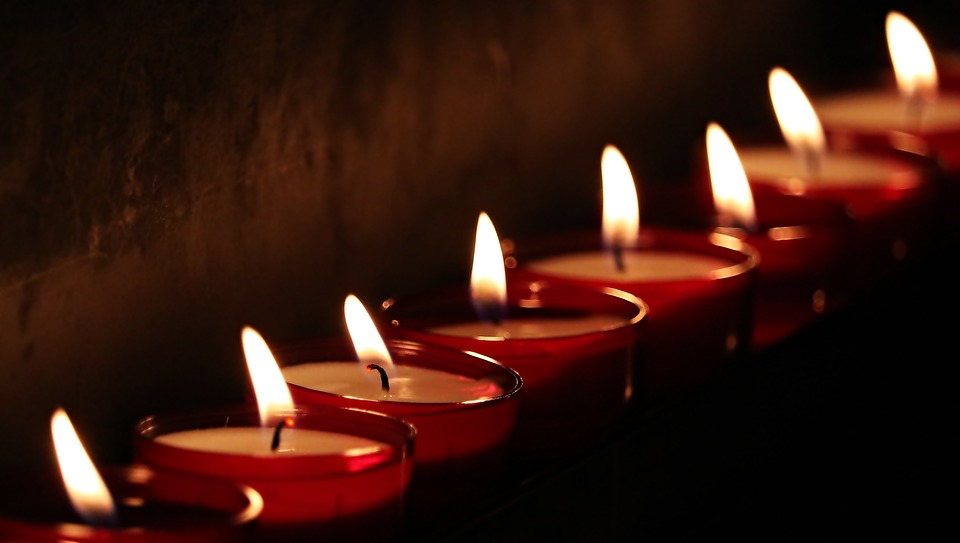
#> input picture data/images/candle.jpg, 960 x 543 px
$ python 24_contrastHistEq.py
#> lines starting #> are read from the running program, lines starting #| are printed output that depends on the picture
'''
YCrCb의 Y값을 수정함으로써 밝기를 조절한다.

cv2.equalizeHist() 함수를 사용.
각각의 값이 전체 분포에 차지하는 비중에 따라 분포를 재분배해서, 명암 대비를 개선한다.
특정 영역에 집중되어 있는 분포를 골고루 분포시켜 평탄화 시킨다.
'''

import cv2
import numpy as np

img = cv2.imread('data/images/candle.jpg',1 )
#> img is the input picture: shape (543, 960, 3); mean B, G, R 15.7, 24.6, 56.2

ycbImage = cv2.cvtColor(img, cv2.COLOR_BGR2YCrCb)
#> ycbImage: shape (543, 960, 3); mean of channels 0, 1, 2 33, 144.5, 118.2

Y, Cr, Cb = cv2.split(ycbImage)
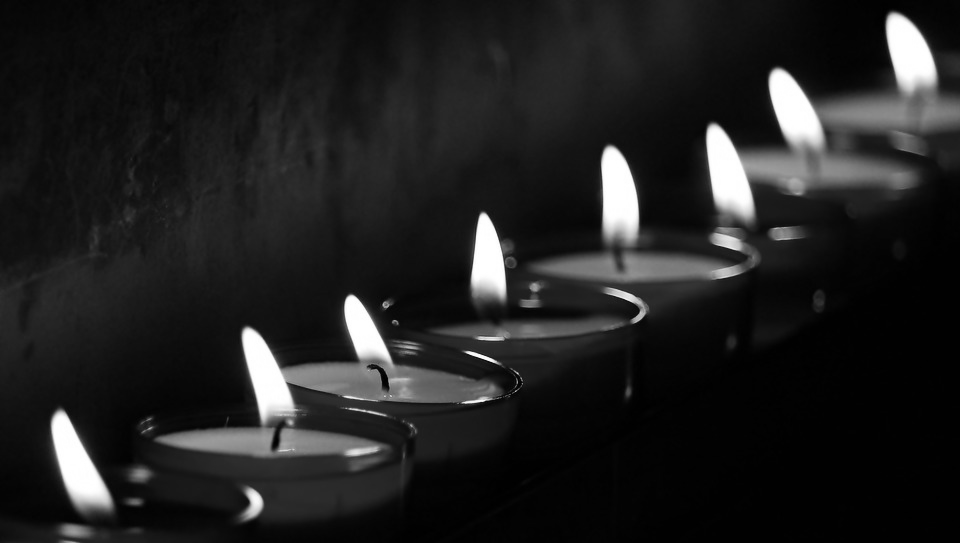
#> Y: shape (543, 960); min 0, max 255, mean 33
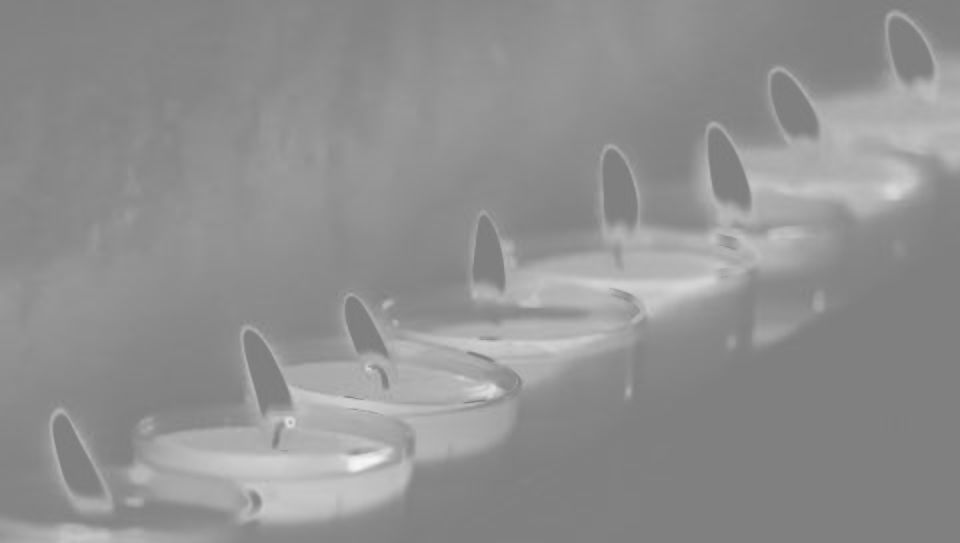
#> Cr: shape (543, 960); min 123, max 246, mean 144.5
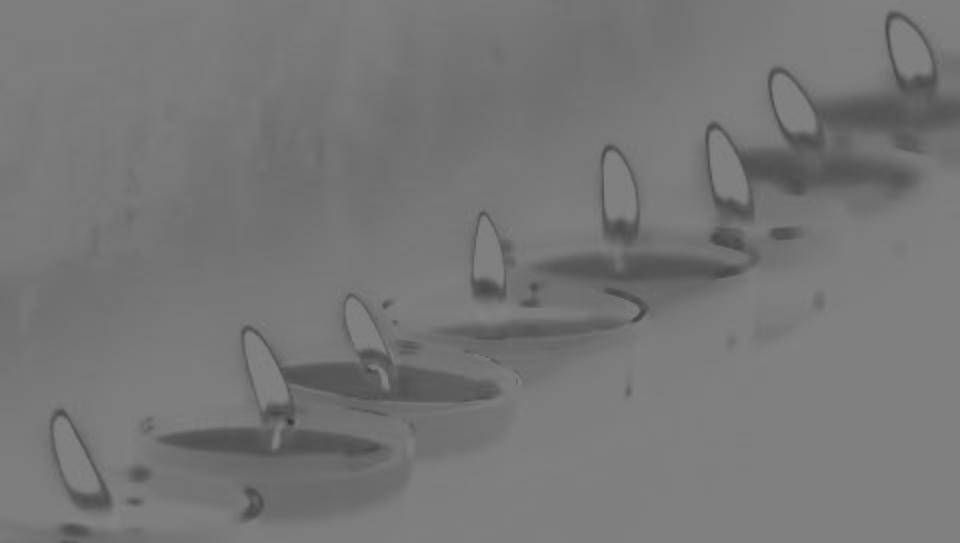
#> Cb: shape (543, 960); min 54, max 131, mean 118.2

# 히스토그램 균일화 화는 함수! cv2.equalizeHist() 함수를 이용하면 된다.
# 이 함수 자체가, 연산을 해서 결과를 주기 때문에, 이 함수 내부에서 알아서, float으로 바꾸고,
# 알아서 0~255사이의 값으로 다시 세팅해서, uint8로 바꿔서 돌려준다.

# 따라서 우리는 함수 호출만 하면 된다.

Y = cv2.equalizeHist(Y)
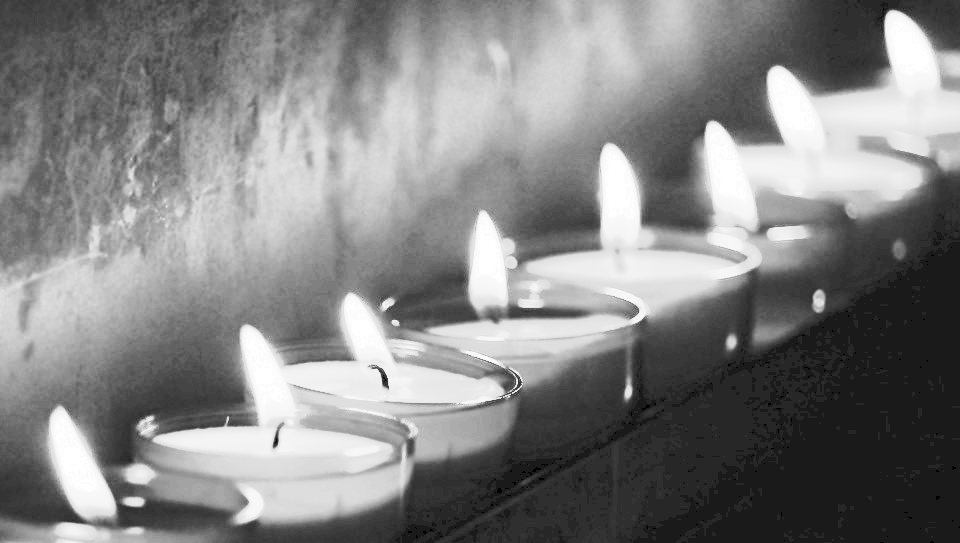
#> Y: shape (543, 960); min 0, max 255, mean 130.8

print(Y)
#> (printed output is left out)
print(Y.dtype)
#| uint8

ycbImage = cv2.merge( [Y, Cr, Cb] )
#> ycbImage: shape (543, 960, 3); mean of channels 0, 1, 2 130.8, 144.5, 118.2

ycbImage = cv2.cvtColor(ycbImage, cv2.COLOR_YCrCb2BGR)
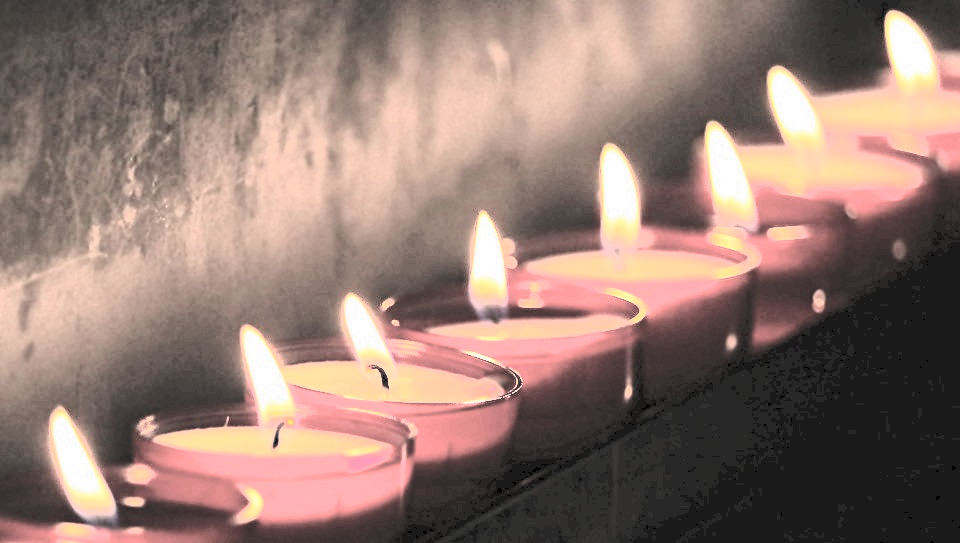
#> ycbImage: shape (543, 960, 3); mean B, G, R 113.4, 122.4, 147.7

combined = np.vstack( [img, ycbImage] )
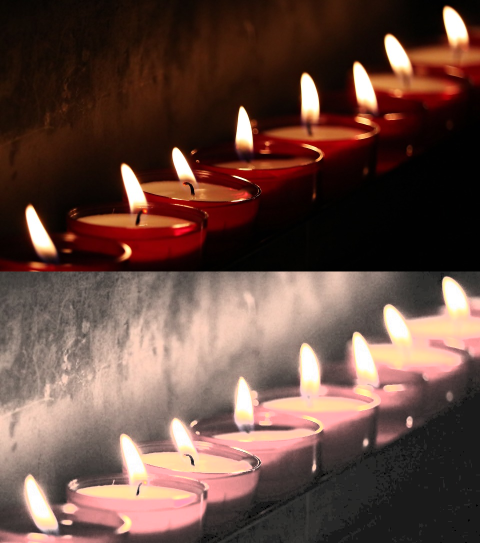
#> combined: shape (1086, 960, 3) (shown at 1/2 size); mean B, G, R 64.5, 73.5, 101.9

cv2.imshow("combined", combined)


cv2.waitKey(0)
cv2.destroyAllWindows()
